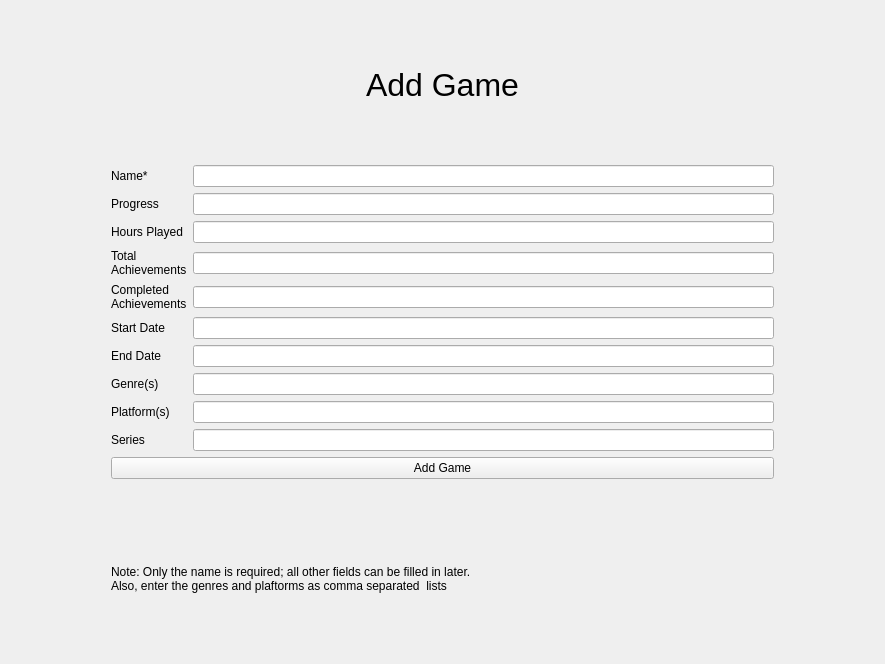
<?xml version="1.0" encoding="UTF-8"?>
<ui version="4.0">
 <class>Form</class>
 <widget class="QWidget" name="Form">
  <property name="geometry">
   <rect>
    <x>0</x>
    <y>0</y>
    <width>885</width>
    <height>664</height>
   </rect>
  </property>
  <property name="windowTitle">
   <string>Form</string>
  </property>
  <layout class="QGridLayout" name="gridLayout_2">
   <item row="1" column="2">
    <spacer name="horizontalSpacer">
     <property name="orientation">
      <enum>Qt::Horizontal</enum>
     </property>
     <property name="sizeType">
      <enum>QSizePolicy::Preferred</enum>
     </property>
     <property name="sizeHint" stdset="0">
      <size>
       <width>100</width>
       <height>20</height>
      </size>
     </property>
    </spacer>
   </item>
   <item row="4" column="1">
    <widget class="QLabel" name="label_8">
     <property name="sizePolicy">
      <sizepolicy hsizetype="Preferred" vsizetype="Minimum">
       <horstretch>0</horstretch>
       <verstretch>0</verstretch>
      </sizepolicy>
     </property>
     <property name="text">
      <string>Note: Only the name is required; all other fields can be filled in later. 
Also, enter the genres and plaftorms as comma separated  lists</string>
     </property>
    </widget>
   </item>
   <item row="3" column="1">
    <spacer name="verticalSpacer">
     <property name="orientation">
      <enum>Qt::Vertical</enum>
     </property>
     <property name="sizeType">
      <enum>QSizePolicy::Minimum</enum>
     </property>
     <property name="sizeHint" stdset="0">
      <size>
       <width>20</width>
       <height>20</height>
      </size>
     </property>
    </spacer>
   </item>
   <item row="1" column="1">
    <layout class="QGridLayout" name="fields_layout">
     <item row="2" column="1">
      <widget class="QLineEdit" name="hours_edit"/>
     </item>
     <item row="7" column="0">
      <widget class="QLabel" name="label_9">
       <property name="text">
        <string>Genre(s)</string>
       </property>
      </widget>
     </item>
     <item row="3" column="1">
      <widget class="QLineEdit" name="total_edit"/>
     </item>
     <item row="4" column="1">
      <widget class="QLineEdit" name="completed_edit"/>
     </item>
     <item row="0" column="0">
      <widget class="QLabel" name="game_name">
       <property name="text">
        <string>Name*</string>
       </property>
      </widget>
     </item>
     <item row="7" column="1">
      <widget class="QLineEdit" name="genre_edit"/>
     </item>
     <item row="0" column="1">
      <widget class="QLineEdit" name="name_edit"/>
     </item>
     <item row="1" column="0">
      <widget class="QLabel" name="label_2">
       <property name="text">
        <string>Progress</string>
       </property>
      </widget>
     </item>
     <item row="9" column="1">
      <widget class="QLineEdit" name="series_edit"/>
     </item>
     <item row="6" column="0">
      <widget class="QLabel" name="label_7">
       <property name="text">
        <string>End Date</string>
       </property>
      </widget>
     </item>
     <item row="1" column="1">
      <widget class="QLineEdit" name="progress_edit"/>
     </item>
     <item row="5" column="1">
      <widget class="QLineEdit" name="startdate_edit"/>
     </item>
     <item row="4" column="0">
      <widget class="QLabel" name="label_5">
       <property name="text">
        <string>Completed
Achievements</string>
       </property>
      </widget>
     </item>
     <item row="2" column="0">
      <widget class="QLabel" name="label_3">
       <property name="text">
        <string>Hours Played</string>
       </property>
      </widget>
     </item>
     <item row="5" column="0">
      <widget class="QLabel" name="label_6">
       <property name="text">
        <string>Start Date</string>
       </property>
      </widget>
     </item>
     <item row="3" column="0">
      <widget class="QLabel" name="label_4">
       <property name="text">
        <string>Total
Achievements</string>
       </property>
      </widget>
     </item>
     <item row="8" column="0">
      <widget class="QLabel" name="label_10">
       <property name="text">
        <string>Platform(s)</string>
       </property>
      </widget>
     </item>
     <item row="6" column="1">
      <widget class="QLineEdit" name="enddate_edit"/>
     </item>
     <item row="8" column="1">
      <widget class="QLineEdit" name="platform_edit"/>
     </item>
     <item row="9" column="0">
      <widget class="QLabel" name="label_11">
       <property name="text">
        <string>Series</string>
       </property>
      </widget>
     </item>
    </layout>
   </item>
   <item row="0" column="1" alignment="Qt::AlignHCenter">
    <widget class="QLabel" name="label">
     <property name="font">
      <font>
       <pointsize>24</pointsize>
      </font>
     </property>
     <property name="text">
      <string>Add Game</string>
     </property>
    </widget>
   </item>
   <item row="1" column="0">
    <spacer name="horizontalSpacer_2">
     <property name="orientation">
      <enum>Qt::Horizontal</enum>
     </property>
     <property name="sizeType">
      <enum>QSizePolicy::Minimum</enum>
     </property>
     <property name="sizeHint" stdset="0">
      <size>
       <width>100</width>
       <height>20</height>
      </size>
     </property>
    </spacer>
   </item>
   <item row="2" column="1">
    <widget class="QPushButton" name="add_game">
     <property name="text">
      <string>Add Game</string>
     </property>
    </widget>
   </item>
  </layout>
 </widget>
 <tabstops>
  <tabstop>name_edit</tabstop>
  <tabstop>progress_edit</tabstop>
  <tabstop>hours_edit</tabstop>
  <tabstop>total_edit</tabstop>
  <tabstop>completed_edit</tabstop>
  <tabstop>startdate_edit</tabstop>
  <tabstop>enddate_edit</tabstop>
  <tabstop>genre_edit</tabstop>
  <tabstop>platform_edit</tabstop>
  <tabstop>series_edit</tabstop>
  <tabstop>add_game</tabstop>
 </tabstops>
 <resources/>
 <connections/>
</ui>
